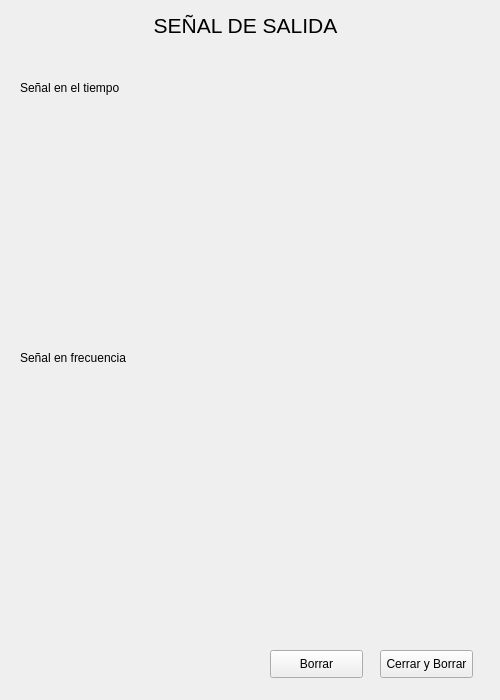
<?xml version="1.0" encoding="UTF-8"?>
<ui version="4.0">
 <class>Form</class>
 <widget class="QWidget" name="Form">
  <property name="geometry">
   <rect>
    <x>0</x>
    <y>0</y>
    <width>500</width>
    <height>700</height>
   </rect>
  </property>
  <property name="windowTitle">
   <string>Ventana Grafica</string>
  </property>
  <widget class="QLabel" name="titulo">
   <property name="geometry">
    <rect>
     <x>20</x>
     <y>10</y>
     <width>451</width>
     <height>31</height>
    </rect>
   </property>
   <property name="font">
    <font>
     <pointsize>16</pointsize>
    </font>
   </property>
   <property name="text">
    <string>SEÑAL DE SALIDA</string>
   </property>
   <property name="alignment">
    <set>Qt::AlignCenter</set>
   </property>
  </widget>
  <widget class="QLabel" name="sub_titulo_1">
   <property name="geometry">
    <rect>
     <x>20</x>
     <y>80</y>
     <width>111</width>
     <height>16</height>
    </rect>
   </property>
   <property name="text">
    <string>Señal en el tiempo</string>
   </property>
  </widget>
  <widget class="QLabel" name="sub_titulo_2">
   <property name="geometry">
    <rect>
     <x>20</x>
     <y>350</y>
     <width>121</width>
     <height>16</height>
    </rect>
   </property>
   <property name="text">
    <string>Señal en frecuencia</string>
   </property>
  </widget>
  <widget class="QPushButton" name="boton_cerrar">
   <property name="geometry">
    <rect>
     <x>380</x>
     <y>650</y>
     <width>93</width>
     <height>28</height>
    </rect>
   </property>
   <property name="text">
    <string>Cerrar y Borrar</string>
   </property>
  </widget>
  <widget class="QStackedWidget" name="plotter_container">
   <property name="geometry">
    <rect>
     <x>30</x>
     <y>110</y>
     <width>441</width>
     <height>192</height>
    </rect>
   </property>
   <widget class="QWidget" name="page"/>
   <widget class="QWidget" name="page_2"/>
  </widget>
  <widget class="QStackedWidget" name="plotter_container2">
   <property name="geometry">
    <rect>
     <x>30</x>
     <y>380</y>
     <width>441</width>
     <height>192</height>
    </rect>
   </property>
   <widget class="QWidget" name="page_3"/>
   <widget class="QWidget" name="page_4"/>
  </widget>
  <widget class="QPushButton" name="pushButton_borrar">
   <property name="geometry">
    <rect>
     <x>270</x>
     <y>650</y>
     <width>93</width>
     <height>28</height>
    </rect>
   </property>
   <property name="sizePolicy">
    <sizepolicy hsizetype="Minimum" vsizetype="Fixed">
     <horstretch>0</horstretch>
     <verstretch>0</verstretch>
    </sizepolicy>
   </property>
   <property name="text">
    <string>Borrar</string>
   </property>
  </widget>
  <widget class="QLabel" name="label_auxiliar">
   <property name="geometry">
    <rect>
     <x>24</x>
     <y>620</y>
     <width>461</width>
     <height>61</height>
    </rect>
   </property>
   <property name="text">
    <string/>
   </property>
  </widget>
  <widget class="QLabel" name="label_auxiliar2">
   <property name="geometry">
    <rect>
     <x>0</x>
     <y>580</y>
     <width>481</width>
     <height>41</height>
    </rect>
   </property>
   <property name="text">
    <string/>
   </property>
  </widget>
  <zorder>label_auxiliar</zorder>
  <zorder>titulo</zorder>
  <zorder>sub_titulo_1</zorder>
  <zorder>sub_titulo_2</zorder>
  <zorder>boton_cerrar</zorder>
  <zorder>plotter_container</zorder>
  <zorder>plotter_container2</zorder>
  <zorder>pushButton_borrar</zorder>
  <zorder>label_auxiliar2</zorder>
 </widget>
 <resources/>
 <connections/>
</ui>
